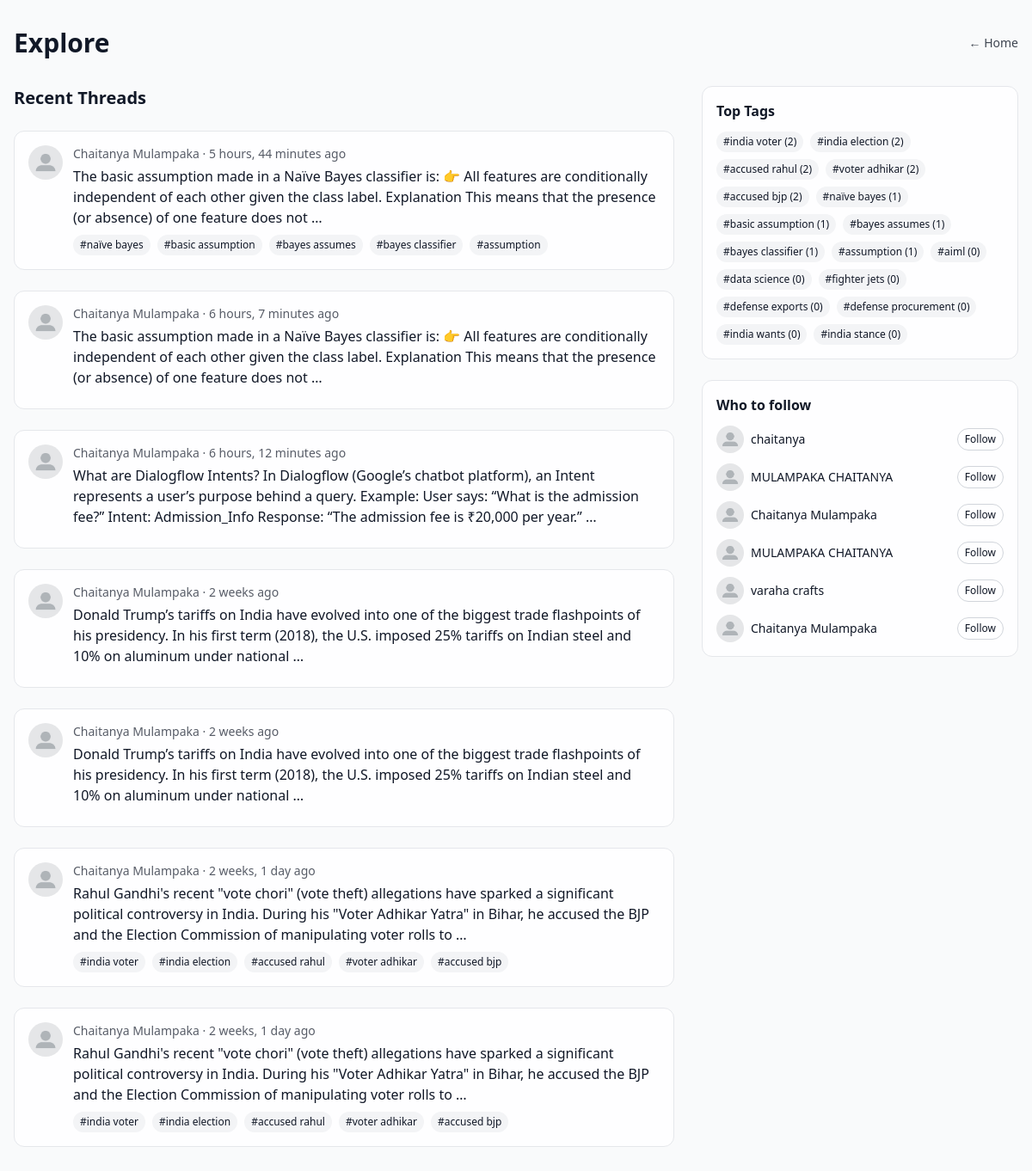
Screenshot of /explore/ (signed in) with the database file from the repository.
### app/models.py (models this page shows, shortened)
class Thread(models.Model):
    class Privacy(models.TextChoices):
        PUBLIC = 'public', 'Public'
        FOLLOWERS = 'followers', 'Followers'
        PRIVATE = 'private', 'Private'
    author = models.ForeignKey(User, on_delete=models.CASCADE, related_name='threads')
    title = models.CharField(max_length=200, blank=True, null=True, default='')
    content = models.TextField()
    image = models.ImageField(upload_to='thread_media/', blank=True, null=True)
    link = models.URLField(blank=True)
    privacy = models.CharField(max_length=16, choices=Privacy.choices, default=Privacy.PUBLIC)
    tags = models.ManyToManyField(Tag, blank=True, related_name='threads')
    likes = models.ManyToManyField(User, blank=True, related_name='liked_threads')
    saves = models.ManyToManyField(User, blank=True, related_name='saved_threads')
    created_at = models.DateTimeField(default=timezone.now, db_index=True)
    summary = models.TextField(blank=True, null=True)
    class Meta:
        ordering = ['-created_at']

class Profile(models.Model):
    user = models.OneToOneField(User, on_delete=models.CASCADE)
    profile_image = models.ImageField(upload_to='profile_photos/', default='profile_photos/default.jpg')
    bio = models.TextField(blank=True)
    followers = models.ManyToManyField(User, related_name='following', blank=True)

class Tag(models.Model):
    name = models.CharField(max_length=40, unique=True)

### app/views.py (the view)
# urls.py: path('explore/', views.explore, name='explore'),
@login_required
def explore(request):
    top_tags = Tag.objects.annotate(thread_count=Count('threads')).order_by('-thread_count')[:20]
    recent_threads = Thread.objects.select_related('author').prefetch_related('tags').order_by('-created_at')[:30]
    suggested_users = User.objects.exclude(id=request.user.id)[:10]
    return render(request, 'explore.html', {
        'top_tags': top_tags,
        'recent_threads': recent_threads,
        'suggested_users': suggested_users,
    })

### app/templates/explore.html (shortened to what this page needs)
<!DOCTYPE html>
<html lang="en" class="dark">
<head>
    <script src="https://cdn.tailwindcss.com"></script>
</head>
<body class="min-h-screen bg-gray-50 dark:bg-gray-900 text-gray-900 dark:text-gray-100">
    <div class="max-w-7xl mx-auto px-4 py-8">
        <div class="flex items-center justify-between mb-8">
            <h1 class="text-3xl font-bold">Explore</h1>
            <a href="/" class="text-sm opacity-80">← Home</a>
        </div>
        <div class="grid grid-cols-1 lg:grid-cols-3 gap-8">
            <section class="lg:col-span-2 space-y-6">
                <h2 class="text-xl font-semibold">Recent Threads</h2>
                {% for th in recent_threads %}
                <div class="glass rounded-xl p-4 bg-white/90 dark:bg-white/10 border border-gray-200 dark:border-gray-700">
                    <div class="flex items-start gap-3">
                        <img src="{{ th.author.profile.profile_image.url }}" class="w-10 h-10 rounded-full object-cover" />
                        <div class="flex-1">
                            <div class="text-sm opacity-70">{{ th.author.get_full_name|default:th.author.username }} · {{ th.created_at|timesince }} ago</div>
                            <div class="mt-1">{{ th.content|truncatewords:36 }}</div>
                            <div class="mt-2 flex flex-wrap gap-2">
                                {% for tag in th.tags.all %}
                                <a href="{% url 'tag_threads' tag.name %}" class="px-2 py-1 text-xs rounded-full bg-gray-100 dark:bg-gray-700">#{{ tag.name }}</a>
                                {% endfor %}
                            </div>
                        </div>
                    </div>
                </div>
                {% empty %}
                <div class="opacity-70">No threads yet.</div>
                {% endfor %}
            </section>
            <aside class="space-y-6">
                <div class="glass rounded-xl p-4 bg-white/90 dark:bg-white/10 border border-gray-200 dark:border-gray-700">
                    <h3 class="font-semibold mb-3">Top Tags</h3>
                    <div class="flex flex-wrap gap-2">
                        {% for tag in top_tags %}
                        <a href="{% url 'tag_threads' tag.name %}" class="px-2 py-1 text-xs rounded-full bg-gray-100 dark:bg-gray-700">#{{ tag.name }} ({{ tag.thread_count }})</a>
                        {% endfor %}
                    </div>
                </div>
                <div class="glass rounded-xl p-4 bg-white/90 dark:bg-white/10 border border-gray-200 dark:border-gray-700">
                    <h3 class="font-semibold mb-3">Who to follow</h3>
                    <div class="space-y-3">
                        {% for u in suggested_users %}
                        <div class="flex items-center justify-between">
                            <div class="flex items-center gap-2">
                                <img src="{{ u.profile.profile_image.url }}" class="w-8 h-8 rounded-full" />
                                <div class="text-sm">{{ u.get_full_name|default:u.username }}</div>
                            </div>
                            <a href="{% url 'follow_toggle' u.id %}" class="text-xs px-2 py-1 rounded-full border border-gray-300 dark:border-gray-600">Follow</a>
                        </div>
                        {% endfor %}
                    </div>
                </div>
            </aside>
        </div>
    </div>
</body>
</html>

### rows the page displays
Thread: author.profile.profile_image (placeholder picture), author.get_full_name "Chaitanya Mulampaka", created_at "5 hours, 44 minutes", content "The basic assumption made in a Naïve Bayes classifier is: 👉 All features are conditionally independent of each other given the class label. Explanation This means that the presence (or absence) of one feature does not …"
Tag: name "naïve bayes", thread_count "1"
Tag: name "basic assumption", thread_count "1"
Tag: name "bayes assumes", thread_count "1"
Tag: name "bayes classifier", thread_count "1"
Tag: name "assumption", thread_count "1"
Thread: author.profile.profile_image (placeholder picture), author.get_full_name "Chaitanya Mulampaka", created_at "6 hours, 7 minutes", content "The basic assumption made in a Naïve Bayes classifier is: 👉 All features are conditionally independent of each other given the class label. Explanation This means that the presence (or absence) of one feature does not …"
Thread: author.profile.profile_image (placeholder picture), author.get_full_name "Chaitanya Mulampaka", created_at "6 hours, 12 minutes", content "What are Dialogflow Intents? In Dialogflow (Google’s chatbot platform), an Intent represents a user’s purpose behind a query. Example: User says: “What is the admission fee?” Intent: Admission_Info Response: “The admission fee is ₹20,000 per year.” …"
Thread: author.profile.profile_image (placeholder picture), author.get_full_name "Chaitanya Mulampaka", created_at "2 weeks", content "Donald Trump’s tariffs on India have evolved into one of the biggest trade flashpoints of his presidency. In his first term (2018), the U.S. imposed 25% tariffs on Indian steel and 10% on aluminum under national …"
Thread: author.profile.profile_image (placeholder picture), author.get_full_name "Chaitanya Mulampaka", created_at "2 weeks", content "Donald Trump’s tariffs on India have evolved into one of the biggest trade flashpoints of his presidency. In his first term (2018), the U.S. imposed 25% tariffs on Indian steel and 10% on aluminum under national …"
Thread: author.profile.profile_image (placeholder picture), author.get_full_name "Chaitanya Mulampaka", created_at "2 weeks, 1 day", content "Rahul Gandhi's recent \"vote chori\" (vote theft) allegations have sparked a significant political controversy in India. During his \"Voter Adhikar Yatra\" in Bihar, he accused the BJP and the Election Commission of manipulating voter rolls to …"
Tag: name "india voter", thread_count "2"
Tag: name "india election", thread_count "2"
Tag: name "accused rahul", thread_count "2"
Tag: name "voter adhikar", thread_count "2"
Tag: name "accused bjp", thread_count "2"
Thread: author.profile.profile_image (placeholder picture), author.get_full_name "Chaitanya Mulampaka", created_at "2 weeks, 1 day", content "Rahul Gandhi's recent \"vote chori\" (vote theft) allegations have sparked a significant political controversy in India. During his \"Voter Adhikar Yatra\" in Bihar, he accused the BJP and the Election Commission of manipulating voter rolls to …"
Tag: name "aiml", thread_count "0"
Tag: name "data science", thread_count "0"
Tag: name "fighter jets", thread_count "0"
Tag: name "defense exports", thread_count "0"
Tag: name "defense procurement", thread_count "0"
Tag: name "india wants", thread_count "0"
Tag: name "india stance", thread_count "0"

### other values shown
{{ u.get_full_name|default:u.username }} "chaitanya"
{{ u.get_full_name|default:u.username }} "MULAMPAKA CHAITANYA"
{{ u.get_full_name|default:u.username }} "Chaitanya Mulampaka"
{{ u.get_full_name|default:u.username }} "varaha crafts"
